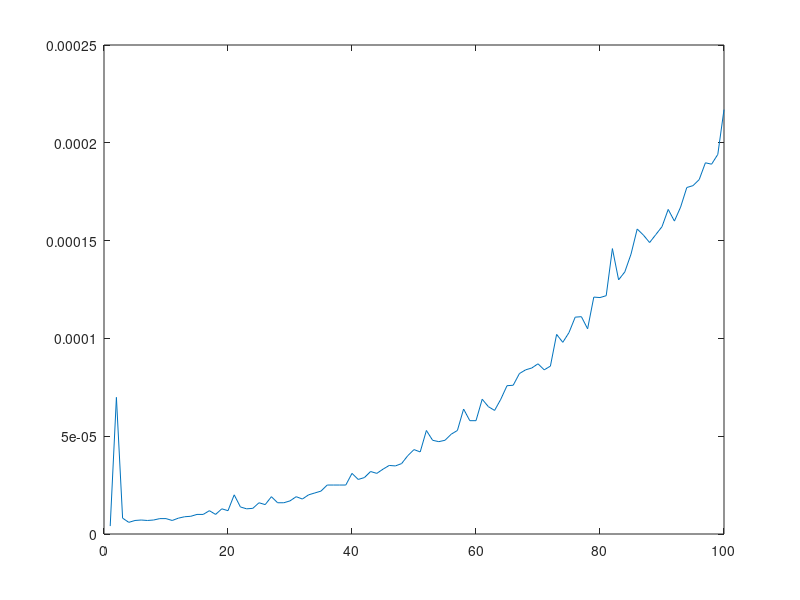

MATLAB code to generate this figure:
t = zeros(1,100);
for n = 1:100
    A = rand(n,n);
    b = rand(n,1);
    tic
    x = A\b;
    t(n) = toc;
    toc
end
plot(t)